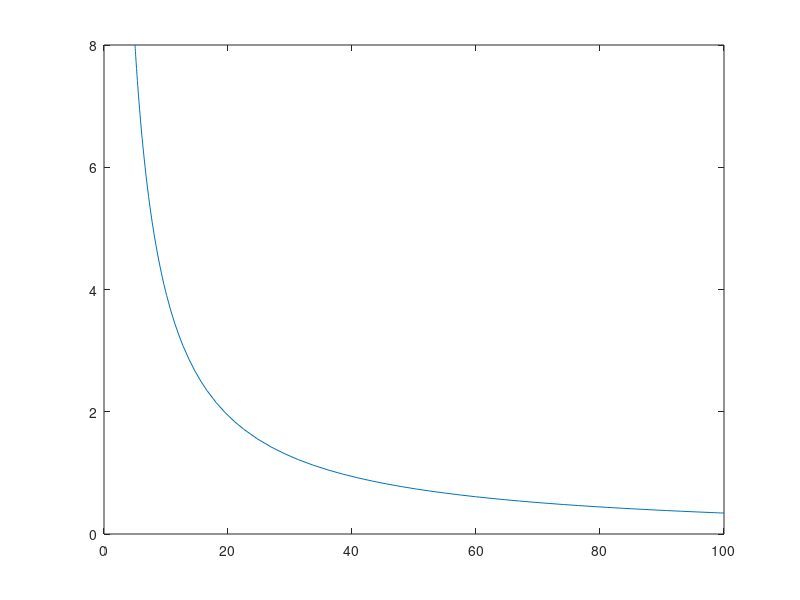

Reproduce this figure in MATLAB.
% ode45 solution to 2xy^2 + 4 = 2(3 - x^2y)y' if y(5) = 8$.
% First need to rewrite in y' = form on paper
%    y' = (2xy^2 + 4)/(2 (3-x^2 y))
close all;
xspan = [5, 100];  
y0 = 8;
% defined the DE in a separate line to make it easier to read and fix
DE = @(x, y) (2.*x.*y.^2 + 4)./(2*(3-x.^2 .*y));
[t, y] = ode45(DE, xspan, y0);  % have MATLAB solve the DE
plot(t, y);
